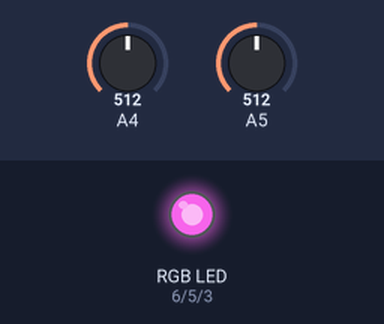
A sketch run on a simulated Arduino Uno, built with avr-gcc and run on an emulated ATmega328P. On the bench: an RGB LED mixed from three pins (HIGH = lit). The inputs (shaded band) are chosen by the test bench; at power-on: A4 = 512, A5 = 512. Random numbers use the default seed unless the sketch sets one.

Above: at 2.1 s.
2.2 s: A4 set to 716
At 5.3 s:
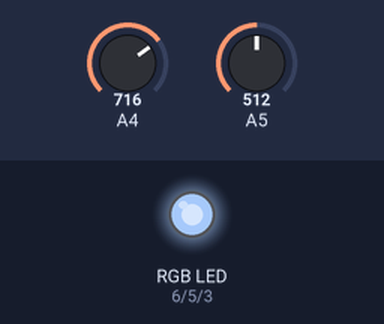
5.7 s: A5 set to 716
At 8.7 s:
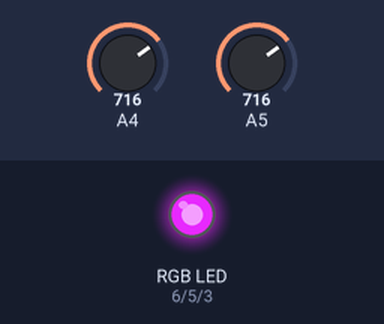
9.3 s: A4 set to 511
At 11.2 s:
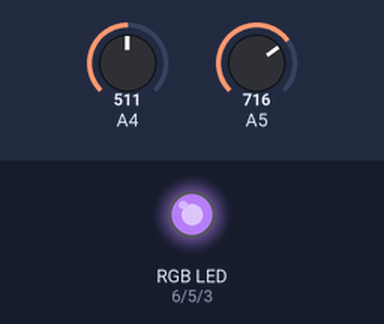
13.2 s: A4 set to 245
At 16.7 s:
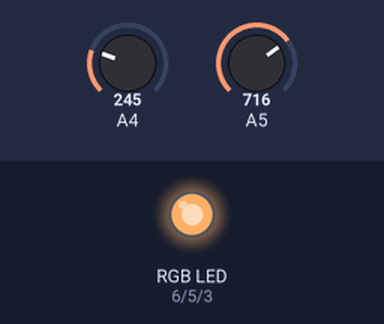
17.1 s: A5 set to 900
At 20.1 s:
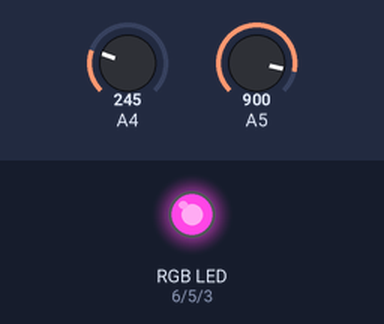
20.6 s: A5 set to 511
At 21.1 s:
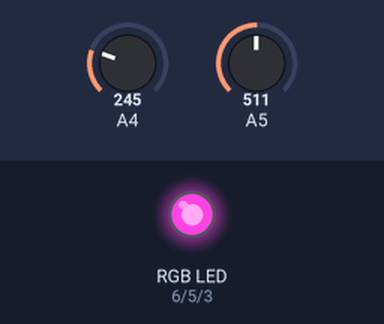
Timing chart, 0 to 23.7 s (numbered marks = the images above; inputs shaded):
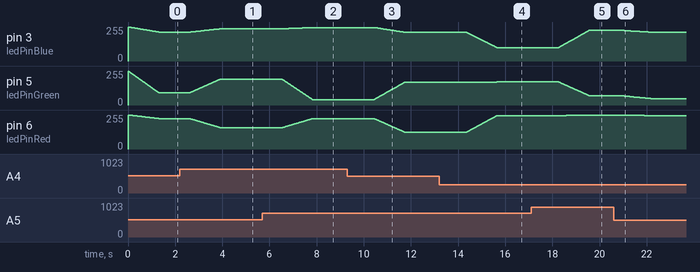

Measured:
- after the input at 2.2 s, pin 3 (ledPinBlue): moves from 217/255 to 242/255 over 1.2 s, starting after 0.47 s; pin 5 (ledPinGreen): moves from 92/255 to 194/255 over 1.3 s, starting after 0.43 s; pin 6 (ledPinRed): moves from 228/255 to 160/255 over 1.3 s, starting after 0.43 s
- after the input at 5.7 s, pin 3 (ledPinBlue): moves from 242/255 to 251/255 over 1.2 s, starting after 0.97 s; pin 5 (ledPinGreen): moves from 194/255 to 41/255 over 1.3 s, starting after 0.83 s; pin 6 (ledPinRed): moves from 160/255 to 228/255 over 1.3 s, starting after 0.84 s
- after the input at 9.3 s, pin 3 (ledPinBlue): moves from 251/255 to 215/255 over 1.3 s, starting after 1.2 s; pin 5 (ledPinGreen): moves from 41/255 to 171/255 over 1.3 s, starting after 1.1 s; pin 6 (ledPinRed): moves from 228/255 to 126/255 over 1.3 s, starting after 1.2 s
- after the input at 13.2 s, pin 3 (ledPinBlue): moves from 215/255 to 101/255 over 1.3 s, starting after 1.2 s; pin 5 (ledPinGreen): 171/255 → 172/255 after 1.8 s, → 173/255 0.65 s later; pin 6 (ledPinRed): moves from 126/255 to 251/255 over 1.3 s, starting after 1.2 s
- after the input at 17.1 s, pin 3 (ledPinBlue): moves from 101/255 to 230/255 over 1.3 s, starting after 1.2 s; pin 5 (ledPinGreen): moves from 173/255 to 70/255 over 1.3 s, starting after 1.2 s; pin 6 (ledPinRed): 251/255 → 252/255 after 1.5 s, → 253/255 0.33 s later, → 254/255 0.33 s later, → 255/255 0.33 s later
- after the input at 20.6 s, pin 3 (ledPinBlue): moves from 230/255 to 216/255 over 1.2 s, starting after 0.37 s; pin 5 (ledPinGreen): moves from 70/255 to 48/255 over 1.2 s, starting after 0.32 s; pin 6 (ledPinRed): moves from 255/255 to 250/255 over 1.0 s, starting after 0.53 s

The sketch:

RGBTest.ino
```cpp
int const ledPinRed   = 6;
int const ledPinGreen = 5;
int const ledPinBlue  = 3;
int red        = 0;
int green      = 0;
int blue       = 0;
int redOld     = 0;
int greenOld   = 0;
int blueOld    = 0;

void setup()
{
  pinMode(ledPinRed,   OUTPUT);
  pinMode(ledPinGreen, OUTPUT);
  pinMode(ledPinBlue,  OUTPUT);
}

void loop()
{
  randomSeed(analogRead(A5)+analogRead(A4));
//  int red   = random(0,230);
//  int green = random(0,255);
//  int blue  = random(0,255);
  int green = random(0,255);
  int blue  = random(0,255-green);
  int red   = random(0,255-(green+blue));


  for (int i = 0; i <= 255; i+=2)
  {
    setRed  (map(i, 0, 255, redOld,   red));
    setGreen(map(i, 0, 255, greenOld, green));
    setBlue (map(i, 0, 255, blueOld,  blue));
    delay(10);
  }

  redOld   = red;
  greenOld = green;
  blueOld  = blue;
}

void setRGB(int red, int green, int blue)
{
  setRed(red);
  setGreen(green);
  setBlue(blue);
}

void setRed(int val)
{
  analogWrite(ledPinRed, 255-val);
}

void setGreen(int val)
{
  analogWrite(ledPinGreen, 255-val);
}

void setBlue(int val)
{
  analogWrite(ledPinBlue, 255-val);
}
```
